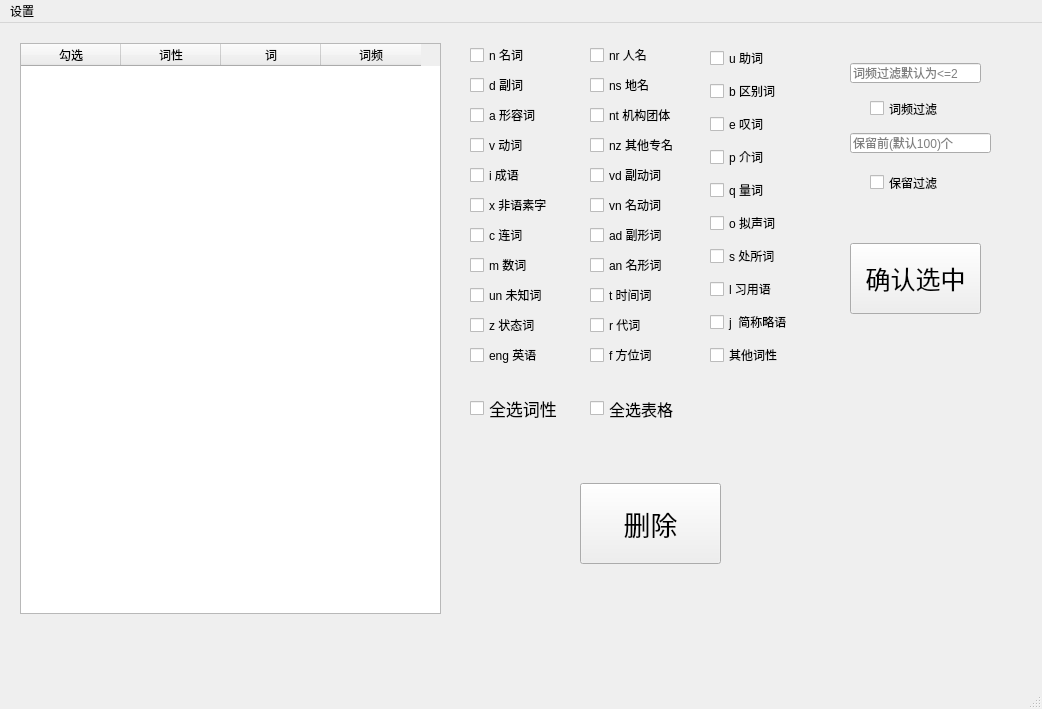
<?xml version="1.0" encoding="UTF-8"?>
<ui version="4.0">
 <class>MainWindow</class>
 <widget class="QMainWindow" name="MainWindow">
  <property name="geometry">
   <rect>
    <x>0</x>
    <y>0</y>
    <width>1042</width>
    <height>709</height>
   </rect>
  </property>
  <property name="windowTitle">
   <string>分词结果过滤</string>
  </property>
  <widget class="QWidget" name="centralwidget">
   <widget class="QCheckBox" name="choose_all_checkBox">
    <property name="geometry">
     <rect>
      <x>470</x>
      <y>370</y>
      <width>91</width>
      <height>31</height>
     </rect>
    </property>
    <property name="font">
     <font>
      <pointsize>13</pointsize>
     </font>
    </property>
    <property name="text">
     <string>全选词性</string>
    </property>
    <property name="checked">
     <bool>false</bool>
    </property>
   </widget>
   <widget class="QPushButton" name="delete_pushButton">
    <property name="geometry">
     <rect>
      <x>580</x>
      <y>460</y>
      <width>141</width>
      <height>81</height>
     </rect>
    </property>
    <property name="font">
     <font>
      <pointsize>20</pointsize>
     </font>
    </property>
    <property name="text">
     <string>删除</string>
    </property>
   </widget>
   <widget class="QWidget" name="verticalLayoutWidget">
    <property name="geometry">
     <rect>
      <x>470</x>
      <y>20</y>
      <width>101</width>
      <height>331</height>
     </rect>
    </property>
    <layout class="QVBoxLayout" name="verticalLayout">
     <item>
      <widget class="QCheckBox" name="n_checkBox">
       <property name="text">
        <string>n 名词</string>
       </property>
      </widget>
     </item>
     <item>
      <widget class="QCheckBox" name="d_checkBox">
       <property name="text">
        <string>d 副词</string>
       </property>
      </widget>
     </item>
     <item>
      <widget class="QCheckBox" name="a_checkBox">
       <property name="text">
        <string>a 形容词</string>
       </property>
      </widget>
     </item>
     <item>
      <widget class="QCheckBox" name="v_checkBox">
       <property name="text">
        <string>v 动词</string>
       </property>
      </widget>
     </item>
     <item>
      <widget class="QCheckBox" name="i_checkBox">
       <property name="text">
        <string>i 成语</string>
       </property>
      </widget>
     </item>
     <item>
      <widget class="QCheckBox" name="x_checkBox">
       <property name="text">
        <string>x 非语素字</string>
       </property>
      </widget>
     </item>
     <item>
      <widget class="QCheckBox" name="c_checkBox">
       <property name="text">
        <string>c 连词</string>
       </property>
      </widget>
     </item>
     <item>
      <widget class="QCheckBox" name="m_checkBox">
       <property name="text">
        <string>m 数词</string>
       </property>
      </widget>
     </item>
     <item>
      <widget class="QCheckBox" name="un_checkBox">
       <property name="text">
        <string>un 未知词</string>
       </property>
      </widget>
     </item>
     <item>
      <widget class="QCheckBox" name="z_checkBox">
       <property name="text">
        <string>z 状态词</string>
       </property>
      </widget>
     </item>
     <item>
      <widget class="QCheckBox" name="eng_checkBox">
       <property name="text">
        <string>eng 英语</string>
       </property>
      </widget>
     </item>
    </layout>
   </widget>
   <widget class="QWidget" name="verticalLayoutWidget_2">
    <property name="geometry">
     <rect>
      <x>590</x>
      <y>20</y>
      <width>101</width>
      <height>331</height>
     </rect>
    </property>
    <layout class="QVBoxLayout" name="verticalLayout_2">
     <item>
      <widget class="QCheckBox" name="nr_checkBox">
       <property name="text">
        <string>nr 人名</string>
       </property>
      </widget>
     </item>
     <item>
      <widget class="QCheckBox" name="ns_checkBox">
       <property name="text">
        <string>ns 地名</string>
       </property>
      </widget>
     </item>
     <item>
      <widget class="QCheckBox" name="nt_checkBox">
       <property name="text">
        <string>nt 机构团体</string>
       </property>
      </widget>
     </item>
     <item>
      <widget class="QCheckBox" name="nz_checkBox">
       <property name="text">
        <string>nz 其他专名</string>
       </property>
      </widget>
     </item>
     <item>
      <widget class="QCheckBox" name="vd_checkBox">
       <property name="text">
        <string>vd 副动词</string>
       </property>
      </widget>
     </item>
     <item>
      <widget class="QCheckBox" name="vn_checkBox">
       <property name="text">
        <string>vn 名动词</string>
       </property>
      </widget>
     </item>
     <item>
      <widget class="QCheckBox" name="ad_checkBox">
       <property name="text">
        <string>ad 副形词</string>
       </property>
      </widget>
     </item>
     <item>
      <widget class="QCheckBox" name="an_checkBox">
       <property name="text">
        <string>an 名形词</string>
       </property>
      </widget>
     </item>
     <item>
      <widget class="QCheckBox" name="t_checkBox">
       <property name="text">
        <string>t 时间词</string>
       </property>
      </widget>
     </item>
     <item>
      <widget class="QCheckBox" name="r_checkBox">
       <property name="text">
        <string>r 代词</string>
       </property>
      </widget>
     </item>
     <item>
      <widget class="QCheckBox" name="f_checkBox">
       <property name="text">
        <string>f 方位词</string>
       </property>
      </widget>
     </item>
    </layout>
   </widget>
   <widget class="QWidget" name="verticalLayoutWidget_3">
    <property name="geometry">
     <rect>
      <x>710</x>
      <y>20</y>
      <width>107</width>
      <height>331</height>
     </rect>
    </property>
    <layout class="QVBoxLayout" name="verticalLayout_3">
     <item>
      <widget class="QCheckBox" name="u_checkBox">
       <property name="text">
        <string>u 助词</string>
       </property>
      </widget>
     </item>
     <item>
      <widget class="QCheckBox" name="b_checkBox">
       <property name="text">
        <string>b 区别词</string>
       </property>
      </widget>
     </item>
     <item>
      <widget class="QCheckBox" name="e_checkBox">
       <property name="text">
        <string>e 叹词</string>
       </property>
      </widget>
     </item>
     <item>
      <widget class="QCheckBox" name="p_checkBox">
       <property name="text">
        <string>p 介词</string>
       </property>
      </widget>
     </item>
     <item>
      <widget class="QCheckBox" name="q_checkBox">
       <property name="text">
        <string>q 量词</string>
       </property>
      </widget>
     </item>
     <item>
      <widget class="QCheckBox" name="o_checkBox">
       <property name="text">
        <string>o 拟声词</string>
       </property>
      </widget>
     </item>
     <item>
      <widget class="QCheckBox" name="s_checkBox">
       <property name="text">
        <string>s 处所词</string>
       </property>
      </widget>
     </item>
     <item>
      <widget class="QCheckBox" name="l_checkBox">
       <property name="text">
        <string>l 习用语</string>
       </property>
      </widget>
     </item>
     <item>
      <widget class="QCheckBox" name="j_checkBox">
       <property name="text">
        <string>j 	简称略语</string>
       </property>
      </widget>
     </item>
     <item>
      <widget class="QCheckBox" name="others_checkBox">
       <property name="text">
        <string>其他词性</string>
       </property>
      </widget>
     </item>
    </layout>
   </widget>
   <widget class="QCheckBox" name="word_frequency_checkBox">
    <property name="geometry">
     <rect>
      <x>870</x>
      <y>70</y>
      <width>101</width>
      <height>31</height>
     </rect>
    </property>
    <property name="text">
     <string>词频过滤</string>
    </property>
   </widget>
   <widget class="QLineEdit" name="word_frequency_lineEdit">
    <property name="geometry">
     <rect>
      <x>850</x>
      <y>40</y>
      <width>131</width>
      <height>20</height>
     </rect>
    </property>
    <property name="placeholderText">
     <string>词频过滤默认为&lt;=2</string>
    </property>
   </widget>
   <widget class="QTableWidget" name="tableWidget">
    <property name="geometry">
     <rect>
      <x>20</x>
      <y>20</y>
      <width>421</width>
      <height>571</height>
     </rect>
    </property>
    <column>
     <property name="text">
      <string>勾选</string>
     </property>
    </column>
    <column>
     <property name="text">
      <string>词性</string>
     </property>
    </column>
    <column>
     <property name="text">
      <string>词</string>
     </property>
    </column>
    <column>
     <property name="text">
      <string>词频</string>
     </property>
    </column>
   </widget>
   <widget class="QPushButton" name="selected_pushButton">
    <property name="geometry">
     <rect>
      <x>850</x>
      <y>220</y>
      <width>131</width>
      <height>71</height>
     </rect>
    </property>
    <property name="font">
     <font>
      <pointsize>19</pointsize>
     </font>
    </property>
    <property name="text">
     <string>确认选中</string>
    </property>
   </widget>
   <widget class="QLabel" name="pic">
    <property name="geometry">
     <rect>
      <x>840</x>
      <y>290</y>
      <width>151</width>
      <height>261</height>
     </rect>
    </property>
    <property name="text">
     <string/>
    </property>
    <property name="pixmap">
     <pixmap>img/pic.png</pixmap>
    </property>
   </widget>
   <widget class="QLineEdit" name="head_lineEdit">
    <property name="geometry">
     <rect>
      <x>850</x>
      <y>110</y>
      <width>141</width>
      <height>20</height>
     </rect>
    </property>
    <property name="placeholderText">
     <string>保留前(默认100)个</string>
    </property>
   </widget>
   <widget class="QCheckBox" name="head_checkBox">
    <property name="geometry">
     <rect>
      <x>870</x>
      <y>150</y>
      <width>78</width>
      <height>19</height>
     </rect>
    </property>
    <property name="text">
     <string>保留过滤</string>
    </property>
   </widget>
   <widget class="QCheckBox" name="choose_all_table_checkBox">
    <property name="geometry">
     <rect>
      <x>590</x>
      <y>370</y>
      <width>121</width>
      <height>31</height>
     </rect>
    </property>
    <property name="font">
     <font>
      <pointsize>12</pointsize>
     </font>
    </property>
    <property name="text">
     <string>全选表格</string>
    </property>
   </widget>
  </widget>
  <widget class="QMenuBar" name="menubar">
   <property name="geometry">
    <rect>
     <x>0</x>
     <y>0</y>
     <width>1042</width>
     <height>33</height>
    </rect>
   </property>
   <widget class="QMenu" name="menu">
    <property name="title">
     <string>设置</string>
    </property>
   </widget>
   <addaction name="menu"/>
  </widget>
  <widget class="QStatusBar" name="statusbar"/>
 </widget>
 <resources/>
 <connections/>
</ui>
